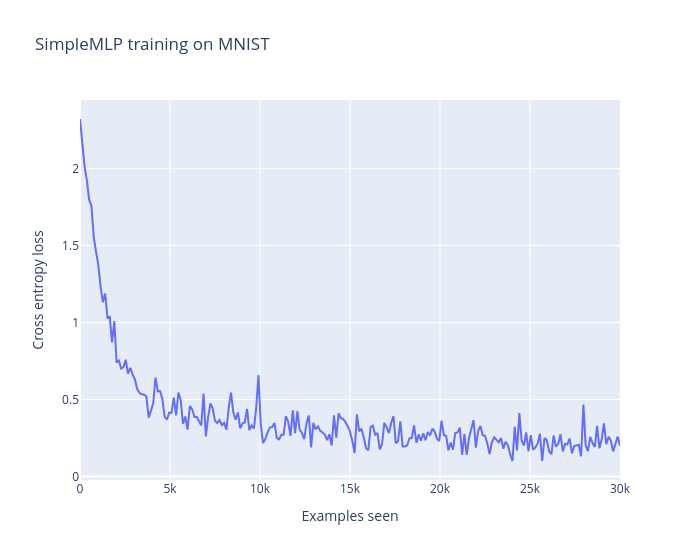

The cell this chart's notebook holds for it:
### Code cell
# Training loop
model = SimpleMLP().to(device)

batch_size = 128
epochs = 3

mnist_trainset, _ = get_mnist()
mnist_trainloader = DataLoader(mnist_trainset, batch_size=batch_size, shuffle=True)

optimizer = t.optim.Adam(model.parameters(), lr=1e-3)
loss_list = []

for epoch in range(epochs):
    pbar = tqdm(mnist_trainloader)

    for imgs, labels in pbar:
        # Move data to device, perform forward pass
        imgs, labels = imgs.to(device), labels.to(device)
        logits = model(imgs)

        # Calculate loss, perform backward pass
        loss = F.cross_entropy(logits, labels)
        loss.backward()
        optimizer.step()
        optimizer.zero_grad()

        # Update logs & progress bar
        loss_list.append(loss.item())
        pbar.set_postfix(epoch=f"{epoch + 1}/{epochs}", loss=f"{loss:.3f}")

line(
    loss_list,
    x_max=epochs * len(mnist_trainset),
    labels={"x": "Examples seen", "y": "Cross entropy loss"},
    title="SimpleMLP training on MNIST",
    width=700,
)

### Figure 1 — Plotly figure (JSON) as saved in the notebook; plotly's stock layout.template omitted (floating-point values rounded to 4 significant figures; data arrays with more than 128 entries replaced by an {"elided": "..."} marker saying what was removed)
{"data": [{"hovertemplate": "Examples seen=%{x}<br>Cross entropy loss=%{y}<extra></extra>", "legendgroup": "", "line": {"color": "#636efa", "dash": "solid"}, "marker": {"symbol": "circle"}, "mode": "lines", "name": "", "orientation": "v", "showlegend": false, "type": "scatter", "x": {"elided": "237 float values"}, "xaxis": "x", "y": {"elided": "237 float values"}, "yaxis": "y"}], "layout": {"hovermode": "x unified", "legend": {"tracegroupgap": 0}, "title": {"text": "SimpleMLP training on MNIST"}, "width": 700, "xaxis": {"anchor": "y", "domain": [0, 1], "title": {"text": "Examples seen"}}, "yaxis": {"anchor": "x", "domain": [0, 1], "title": {"text": "Cross entropy loss"}}}}
